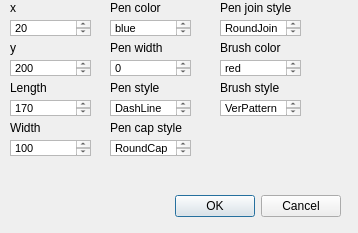
<?xml version="1.0" encoding="UTF-8"?>
<ui version="4.0">
 <class>addRectangleDetails</class>
 <widget class="QDialog" name="addRectangleDetails">
  <property name="geometry">
   <rect>
    <x>0</x>
    <y>0</y>
    <width>358</width>
    <height>233</height>
   </rect>
  </property>
  <property name="windowTitle">
   <string>Dialog</string>
  </property>
  <widget class="QDialogButtonBox" name="buttonBox">
   <property name="geometry">
    <rect>
     <x>0</x>
     <y>190</y>
     <width>341</width>
     <height>32</height>
    </rect>
   </property>
   <property name="orientation">
    <enum>Qt::Horizontal</enum>
   </property>
   <property name="standardButtons">
    <set>QDialogButtonBox::Cancel|QDialogButtonBox::Ok</set>
   </property>
  </widget>
  <widget class="QTextEdit" name="textEdit_10">
   <property name="geometry">
    <rect>
     <x>220</x>
     <y>60</y>
     <width>81</width>
     <height>16</height>
    </rect>
   </property>
   <property name="html">
    <string>&lt;!DOCTYPE HTML PUBLIC &quot;-//W3C//DTD HTML 4.0//EN&quot; &quot;http://www.w3.org/TR/REC-html40/strict.dtd&quot;&gt;
&lt;html&gt;&lt;head&gt;&lt;meta name=&quot;qrichtext&quot; content=&quot;1&quot; /&gt;&lt;style type=&quot;text/css&quot;&gt;
p, li { white-space: pre-wrap; }
&lt;/style&gt;&lt;/head&gt;&lt;body style=&quot; font-family:'MS Shell Dlg 2'; font-size:8.25pt; font-weight:400; font-style:normal;&quot;&gt;
&lt;p style=&quot; margin-top:0px; margin-bottom:0px; margin-left:0px; margin-right:0px; -qt-block-indent:0; text-indent:0px;&quot;&gt;red&lt;/p&gt;&lt;/body&gt;&lt;/html&gt;</string>
   </property>
  </widget>
  <widget class="QTextEdit" name="textEdit_3">
   <property name="geometry">
    <rect>
     <x>10</x>
     <y>100</y>
     <width>81</width>
     <height>16</height>
    </rect>
   </property>
   <property name="html">
    <string>&lt;!DOCTYPE HTML PUBLIC &quot;-//W3C//DTD HTML 4.0//EN&quot; &quot;http://www.w3.org/TR/REC-html40/strict.dtd&quot;&gt;
&lt;html&gt;&lt;head&gt;&lt;meta name=&quot;qrichtext&quot; content=&quot;1&quot; /&gt;&lt;style type=&quot;text/css&quot;&gt;
p, li { white-space: pre-wrap; }
&lt;/style&gt;&lt;/head&gt;&lt;body style=&quot; font-family:'MS Shell Dlg 2'; font-size:8.25pt; font-weight:400; font-style:normal;&quot;&gt;
&lt;p style=&quot; margin-top:0px; margin-bottom:0px; margin-left:0px; margin-right:0px; -qt-block-indent:0; text-indent:0px;&quot;&gt;170&lt;/p&gt;&lt;/body&gt;&lt;/html&gt;</string>
   </property>
  </widget>
  <widget class="QTextEdit" name="textEdit">
   <property name="geometry">
    <rect>
     <x>10</x>
     <y>20</y>
     <width>81</width>
     <height>16</height>
    </rect>
   </property>
   <property name="html">
    <string>&lt;!DOCTYPE HTML PUBLIC &quot;-//W3C//DTD HTML 4.0//EN&quot; &quot;http://www.w3.org/TR/REC-html40/strict.dtd&quot;&gt;
&lt;html&gt;&lt;head&gt;&lt;meta name=&quot;qrichtext&quot; content=&quot;1&quot; /&gt;&lt;style type=&quot;text/css&quot;&gt;
p, li { white-space: pre-wrap; }
&lt;/style&gt;&lt;/head&gt;&lt;body style=&quot; font-family:'MS Shell Dlg 2'; font-size:8.25pt; font-weight:400; font-style:normal;&quot;&gt;
&lt;p style=&quot; margin-top:0px; margin-bottom:0px; margin-left:0px; margin-right:0px; -qt-block-indent:0; text-indent:0px;&quot;&gt;20&lt;/p&gt;&lt;/body&gt;&lt;/html&gt;</string>
   </property>
  </widget>
  <widget class="QLabel" name="label">
   <property name="geometry">
    <rect>
     <x>10</x>
     <y>0</y>
     <width>81</width>
     <height>16</height>
    </rect>
   </property>
   <property name="text">
    <string>x</string>
   </property>
  </widget>
  <widget class="QLabel" name="label_5">
   <property name="geometry">
    <rect>
     <x>110</x>
     <y>0</y>
     <width>81</width>
     <height>16</height>
    </rect>
   </property>
   <property name="text">
    <string>Pen color</string>
   </property>
  </widget>
  <widget class="QTextEdit" name="textEdit_4">
   <property name="geometry">
    <rect>
     <x>10</x>
     <y>140</y>
     <width>81</width>
     <height>16</height>
    </rect>
   </property>
   <property name="html">
    <string>&lt;!DOCTYPE HTML PUBLIC &quot;-//W3C//DTD HTML 4.0//EN&quot; &quot;http://www.w3.org/TR/REC-html40/strict.dtd&quot;&gt;
&lt;html&gt;&lt;head&gt;&lt;meta name=&quot;qrichtext&quot; content=&quot;1&quot; /&gt;&lt;style type=&quot;text/css&quot;&gt;
p, li { white-space: pre-wrap; }
&lt;/style&gt;&lt;/head&gt;&lt;body style=&quot; font-family:'MS Shell Dlg 2'; font-size:8.25pt; font-weight:400; font-style:normal;&quot;&gt;
&lt;p style=&quot; margin-top:0px; margin-bottom:0px; margin-left:0px; margin-right:0px; -qt-block-indent:0; text-indent:0px;&quot;&gt;100&lt;/p&gt;&lt;/body&gt;&lt;/html&gt;</string>
   </property>
  </widget>
  <widget class="QTextEdit" name="textEdit_6">
   <property name="geometry">
    <rect>
     <x>110</x>
     <y>60</y>
     <width>81</width>
     <height>16</height>
    </rect>
   </property>
   <property name="html">
    <string>&lt;!DOCTYPE HTML PUBLIC &quot;-//W3C//DTD HTML 4.0//EN&quot; &quot;http://www.w3.org/TR/REC-html40/strict.dtd&quot;&gt;
&lt;html&gt;&lt;head&gt;&lt;meta name=&quot;qrichtext&quot; content=&quot;1&quot; /&gt;&lt;style type=&quot;text/css&quot;&gt;
p, li { white-space: pre-wrap; }
&lt;/style&gt;&lt;/head&gt;&lt;body style=&quot; font-family:'MS Shell Dlg 2'; font-size:8.25pt; font-weight:400; font-style:normal;&quot;&gt;
&lt;p style=&quot; margin-top:0px; margin-bottom:0px; margin-left:0px; margin-right:0px; -qt-block-indent:0; text-indent:0px;&quot;&gt;0&lt;/p&gt;&lt;/body&gt;&lt;/html&gt;</string>
   </property>
  </widget>
  <widget class="QLabel" name="label_8">
   <property name="geometry">
    <rect>
     <x>220</x>
     <y>0</y>
     <width>81</width>
     <height>16</height>
    </rect>
   </property>
   <property name="text">
    <string>Pen join style</string>
   </property>
  </widget>
  <widget class="QTextEdit" name="textEdit_11">
   <property name="geometry">
    <rect>
     <x>220</x>
     <y>100</y>
     <width>81</width>
     <height>16</height>
    </rect>
   </property>
   <property name="html">
    <string>&lt;!DOCTYPE HTML PUBLIC &quot;-//W3C//DTD HTML 4.0//EN&quot; &quot;http://www.w3.org/TR/REC-html40/strict.dtd&quot;&gt;
&lt;html&gt;&lt;head&gt;&lt;meta name=&quot;qrichtext&quot; content=&quot;1&quot; /&gt;&lt;style type=&quot;text/css&quot;&gt;
p, li { white-space: pre-wrap; }
&lt;/style&gt;&lt;/head&gt;&lt;body style=&quot; font-family:'MS Shell Dlg 2'; font-size:8.25pt; font-weight:400; font-style:normal;&quot;&gt;
&lt;p style=&quot; margin-top:0px; margin-bottom:0px; margin-left:0px; margin-right:0px; -qt-block-indent:0; text-indent:0px;&quot;&gt;VerPattern&lt;/p&gt;&lt;/body&gt;&lt;/html&gt;</string>
   </property>
  </widget>
  <widget class="QLabel" name="label_11">
   <property name="geometry">
    <rect>
     <x>110</x>
     <y>120</y>
     <width>81</width>
     <height>16</height>
    </rect>
   </property>
   <property name="text">
    <string>Pen cap style</string>
   </property>
  </widget>
  <widget class="QLabel" name="label_10">
   <property name="geometry">
    <rect>
     <x>220</x>
     <y>80</y>
     <width>81</width>
     <height>16</height>
    </rect>
   </property>
   <property name="text">
    <string>Brush style</string>
   </property>
  </widget>
  <widget class="QLabel" name="label_2">
   <property name="geometry">
    <rect>
     <x>10</x>
     <y>40</y>
     <width>81</width>
     <height>16</height>
    </rect>
   </property>
   <property name="text">
    <string>y</string>
   </property>
  </widget>
  <widget class="QLabel" name="label_4">
   <property name="geometry">
    <rect>
     <x>10</x>
     <y>120</y>
     <width>81</width>
     <height>16</height>
    </rect>
   </property>
   <property name="text">
    <string>Width</string>
   </property>
  </widget>
  <widget class="QLabel" name="label_3">
   <property name="geometry">
    <rect>
     <x>10</x>
     <y>80</y>
     <width>81</width>
     <height>16</height>
    </rect>
   </property>
   <property name="text">
    <string>Length</string>
   </property>
  </widget>
  <widget class="QTextEdit" name="textEdit_2">
   <property name="geometry">
    <rect>
     <x>10</x>
     <y>60</y>
     <width>81</width>
     <height>16</height>
    </rect>
   </property>
   <property name="html">
    <string>&lt;!DOCTYPE HTML PUBLIC &quot;-//W3C//DTD HTML 4.0//EN&quot; &quot;http://www.w3.org/TR/REC-html40/strict.dtd&quot;&gt;
&lt;html&gt;&lt;head&gt;&lt;meta name=&quot;qrichtext&quot; content=&quot;1&quot; /&gt;&lt;style type=&quot;text/css&quot;&gt;
p, li { white-space: pre-wrap; }
&lt;/style&gt;&lt;/head&gt;&lt;body style=&quot; font-family:'MS Shell Dlg 2'; font-size:8.25pt; font-weight:400; font-style:normal;&quot;&gt;
&lt;p style=&quot; margin-top:0px; margin-bottom:0px; margin-left:0px; margin-right:0px; -qt-block-indent:0; text-indent:0px;&quot;&gt;200&lt;/p&gt;&lt;/body&gt;&lt;/html&gt;</string>
   </property>
  </widget>
  <widget class="QTextEdit" name="textEdit_9">
   <property name="geometry">
    <rect>
     <x>220</x>
     <y>20</y>
     <width>81</width>
     <height>16</height>
    </rect>
   </property>
   <property name="html">
    <string>&lt;!DOCTYPE HTML PUBLIC &quot;-//W3C//DTD HTML 4.0//EN&quot; &quot;http://www.w3.org/TR/REC-html40/strict.dtd&quot;&gt;
&lt;html&gt;&lt;head&gt;&lt;meta name=&quot;qrichtext&quot; content=&quot;1&quot; /&gt;&lt;style type=&quot;text/css&quot;&gt;
p, li { white-space: pre-wrap; }
&lt;/style&gt;&lt;/head&gt;&lt;body style=&quot; font-family:'MS Shell Dlg 2'; font-size:8.25pt; font-weight:400; font-style:normal;&quot;&gt;
&lt;p style=&quot; margin-top:0px; margin-bottom:0px; margin-left:0px; margin-right:0px; -qt-block-indent:0; text-indent:0px;&quot;&gt;RoundJoin&lt;/p&gt;&lt;/body&gt;&lt;/html&gt;</string>
   </property>
  </widget>
  <widget class="QTextEdit" name="textEdit_7">
   <property name="geometry">
    <rect>
     <x>110</x>
     <y>100</y>
     <width>81</width>
     <height>16</height>
    </rect>
   </property>
   <property name="html">
    <string>&lt;!DOCTYPE HTML PUBLIC &quot;-//W3C//DTD HTML 4.0//EN&quot; &quot;http://www.w3.org/TR/REC-html40/strict.dtd&quot;&gt;
&lt;html&gt;&lt;head&gt;&lt;meta name=&quot;qrichtext&quot; content=&quot;1&quot; /&gt;&lt;style type=&quot;text/css&quot;&gt;
p, li { white-space: pre-wrap; }
&lt;/style&gt;&lt;/head&gt;&lt;body style=&quot; font-family:'MS Shell Dlg 2'; font-size:8.25pt; font-weight:400; font-style:normal;&quot;&gt;
&lt;p style=&quot; margin-top:0px; margin-bottom:0px; margin-left:0px; margin-right:0px; -qt-block-indent:0; text-indent:0px;&quot;&gt;DashLine&lt;/p&gt;&lt;/body&gt;&lt;/html&gt;</string>
   </property>
  </widget>
  <widget class="QTextEdit" name="textEdit_8">
   <property name="geometry">
    <rect>
     <x>110</x>
     <y>140</y>
     <width>81</width>
     <height>16</height>
    </rect>
   </property>
   <property name="html">
    <string>&lt;!DOCTYPE HTML PUBLIC &quot;-//W3C//DTD HTML 4.0//EN&quot; &quot;http://www.w3.org/TR/REC-html40/strict.dtd&quot;&gt;
&lt;html&gt;&lt;head&gt;&lt;meta name=&quot;qrichtext&quot; content=&quot;1&quot; /&gt;&lt;style type=&quot;text/css&quot;&gt;
p, li { white-space: pre-wrap; }
&lt;/style&gt;&lt;/head&gt;&lt;body style=&quot; font-family:'MS Shell Dlg 2'; font-size:8.25pt; font-weight:400; font-style:normal;&quot;&gt;
&lt;p style=&quot; margin-top:0px; margin-bottom:0px; margin-left:0px; margin-right:0px; -qt-block-indent:0; text-indent:0px;&quot;&gt;RoundCap&lt;/p&gt;&lt;/body&gt;&lt;/html&gt;</string>
   </property>
  </widget>
  <widget class="QLabel" name="label_9">
   <property name="geometry">
    <rect>
     <x>220</x>
     <y>40</y>
     <width>81</width>
     <height>16</height>
    </rect>
   </property>
   <property name="text">
    <string>Brush color</string>
   </property>
  </widget>
  <widget class="QTextEdit" name="textEdit_5">
   <property name="geometry">
    <rect>
     <x>110</x>
     <y>20</y>
     <width>81</width>
     <height>16</height>
    </rect>
   </property>
   <property name="html">
    <string>&lt;!DOCTYPE HTML PUBLIC &quot;-//W3C//DTD HTML 4.0//EN&quot; &quot;http://www.w3.org/TR/REC-html40/strict.dtd&quot;&gt;
&lt;html&gt;&lt;head&gt;&lt;meta name=&quot;qrichtext&quot; content=&quot;1&quot; /&gt;&lt;style type=&quot;text/css&quot;&gt;
p, li { white-space: pre-wrap; }
&lt;/style&gt;&lt;/head&gt;&lt;body style=&quot; font-family:'MS Shell Dlg 2'; font-size:8.25pt; font-weight:400; font-style:normal;&quot;&gt;
&lt;p style=&quot; margin-top:0px; margin-bottom:0px; margin-left:0px; margin-right:0px; -qt-block-indent:0; text-indent:0px;&quot;&gt;blue&lt;/p&gt;&lt;/body&gt;&lt;/html&gt;</string>
   </property>
  </widget>
  <widget class="QLabel" name="label_6">
   <property name="geometry">
    <rect>
     <x>110</x>
     <y>40</y>
     <width>81</width>
     <height>16</height>
    </rect>
   </property>
   <property name="text">
    <string>Pen width</string>
   </property>
  </widget>
  <widget class="QLabel" name="label_7">
   <property name="geometry">
    <rect>
     <x>110</x>
     <y>80</y>
     <width>81</width>
     <height>16</height>
    </rect>
   </property>
   <property name="text">
    <string>Pen style</string>
   </property>
  </widget>
 </widget>
 <resources/>
 <connections>
  <connection>
   <sender>buttonBox</sender>
   <signal>accepted()</signal>
   <receiver>addRectangleDetails</receiver>
   <slot>accept()</slot>
   <hints>
    <hint type="sourcelabel">
     <x>248</x>
     <y>254</y>
    </hint>
    <hint type="destinationlabel">
     <x>157</x>
     <y>274</y>
    </hint>
   </hints>
  </connection>
  <connection>
   <sender>buttonBox</sender>
   <signal>rejected()</signal>
   <receiver>addRectangleDetails</receiver>
   <slot>reject()</slot>
   <hints>
    <hint type="sourcelabel">
     <x>316</x>
     <y>260</y>
    </hint>
    <hint type="destinationlabel">
     <x>286</x>
     <y>274</y>
    </hint>
   </hints>
  </connection>
 </connections>
</ui>
